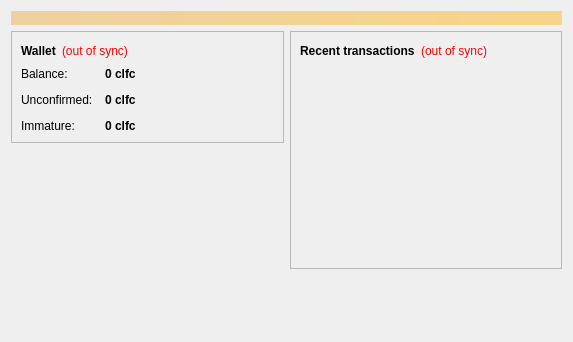
<?xml version="1.0" encoding="UTF-8"?>
<ui version="4.0">
 <class>OverviewPage</class>
 <widget class="QWidget" name="OverviewPage">
  <property name="geometry">
   <rect>
    <x>0</x>
    <y>0</y>
    <width>573</width>
    <height>342</height>
   </rect>
  </property>
  <property name="windowTitle">
   <string>Form</string>
  </property>
  <layout class="QVBoxLayout" name="topLayout">
   <item>
    <widget class="QLabel" name="labelAlerts">
     <property name="visible">
      <bool>false</bool>
     </property>
     <property name="styleSheet">
      <string notr="true">background-color: qlineargradient(x1: 0, y1: 0, x2: 1, y2: 0, stop:0 #F0D0A0, stop:1 #F8D488); color:#000000;</string>
     </property>
     <property name="wordWrap">
      <bool>true</bool>
     </property>
     <property name="margin">
      <number>3</number>
     </property>
    </widget>
   </item>
   <item>
    <layout class="QHBoxLayout" name="horizontalLayout" stretch="1,1">
     <item>
      <layout class="QVBoxLayout" name="verticalLayout_2">
       <item>
        <widget class="QFrame" name="frame">
         <property name="frameShape">
          <enum>QFrame::StyledPanel</enum>
         </property>
         <property name="frameShadow">
          <enum>QFrame::Raised</enum>
         </property>
         <layout class="QVBoxLayout" name="verticalLayout_4">
          <item>
           <layout class="QHBoxLayout" name="horizontalLayout_4">
            <item>
             <widget class="QLabel" name="label_5">
              <property name="font">
               <font>
                <weight>75</weight>
                <bold>true</bold>
               </font>
              </property>
              <property name="text">
               <string>Wallet</string>
              </property>
             </widget>
            </item>
            <item>
             <widget class="QLabel" name="labelWalletStatus">
              <property name="toolTip">
               <string>The displayed information may be out of date. Your wallet automatically synchronizes with the Calafatecoin network after a connection is established, but this process has not completed yet.</string>
              </property>
              <property name="styleSheet">
               <string notr="true">QLabel { color: red; }</string>
              </property>
              <property name="text">
               <string notr="true">(out of sync)</string>
              </property>
              <property name="alignment">
               <set>Qt::AlignLeading|Qt::AlignLeft|Qt::AlignVCenter</set>
              </property>
             </widget>
            </item>
            <item>
             <spacer name="horizontalSpacer_2">
              <property name="orientation">
               <enum>Qt::Horizontal</enum>
              </property>
              <property name="sizeHint" stdset="0">
               <size>
                <width>40</width>
                <height>20</height>
               </size>
              </property>
             </spacer>
            </item>
           </layout>
          </item>
          <item>
           <layout class="QFormLayout" name="formLayout_2">
            <property name="fieldGrowthPolicy">
             <enum>QFormLayout::AllNonFixedFieldsGrow</enum>
            </property>
            <property name="horizontalSpacing">
             <number>12</number>
            </property>
            <property name="verticalSpacing">
             <number>12</number>
            </property>
            <item row="0" column="0">
             <widget class="QLabel" name="label">
              <property name="text">
               <string>Balance:</string>
              </property>
             </widget>
            </item>
            <item row="0" column="1">
             <widget class="QLabel" name="labelBalance">
              <property name="font">
               <font>
                <weight>75</weight>
                <bold>true</bold>
               </font>
              </property>
              <property name="cursor">
               <cursorShape>IBeamCursor</cursorShape>
              </property>
              <property name="toolTip">
               <string>Your current balance</string>
              </property>
              <property name="text">
               <string notr="true">0 clfc</string>
              </property>
              <property name="textInteractionFlags">
               <set>Qt::LinksAccessibleByMouse|Qt::TextSelectableByKeyboard|Qt::TextSelectableByMouse</set>
              </property>
             </widget>
            </item>
            <item row="1" column="0">
             <widget class="QLabel" name="label_3">
              <property name="text">
               <string>Unconfirmed:</string>
              </property>
             </widget>
            </item>
            <item row="1" column="1">
             <widget class="QLabel" name="labelUnconfirmed">
              <property name="font">
               <font>
                <weight>75</weight>
                <bold>true</bold>
               </font>
              </property>
              <property name="cursor">
               <cursorShape>IBeamCursor</cursorShape>
              </property>
              <property name="toolTip">
               <string>Total of transactions that have yet to be confirmed, and do not yet count toward the current balance</string>
              </property>
              <property name="text">
               <string notr="true">0 clfc</string>
              </property>
              <property name="textInteractionFlags">
               <set>Qt::LinksAccessibleByMouse|Qt::TextSelectableByKeyboard|Qt::TextSelectableByMouse</set>
              </property>
             </widget>
            </item>
            <item row="2" column="0">
             <widget class="QLabel" name="labelImmatureText">
              <property name="text">
               <string>Immature:</string>
              </property>
             </widget>
            </item>
            <item row="2" column="1">
             <widget class="QLabel" name="labelImmature">
              <property name="font">
               <font>
                <weight>75</weight>
                <bold>true</bold>
               </font>
              </property>
              <property name="toolTip">
               <string>Mined balance that has not yet matured</string>
              </property>
              <property name="text">
               <string notr="true">0 clfc</string>
              </property>
              <property name="textInteractionFlags">
               <set>Qt::LinksAccessibleByMouse|Qt::TextSelectableByKeyboard|Qt::TextSelectableByMouse</set>
              </property>
             </widget>
            </item>
           </layout>
          </item>
         </layout>
        </widget>
       </item>
       <item>
        <spacer name="verticalSpacer">
         <property name="orientation">
          <enum>Qt::Vertical</enum>
         </property>
         <property name="sizeHint" stdset="0">
          <size>
           <width>20</width>
           <height>40</height>
          </size>
         </property>
        </spacer>
       </item>
      </layout>
     </item>
     <item>
      <layout class="QVBoxLayout" name="verticalLayout_3">
       <item>
        <widget class="QFrame" name="frame_2">
         <property name="frameShape">
          <enum>QFrame::StyledPanel</enum>
         </property>
         <property name="frameShadow">
          <enum>QFrame::Raised</enum>
         </property>
         <layout class="QVBoxLayout" name="verticalLayout">
          <item>
           <layout class="QHBoxLayout" name="horizontalLayout_2">
            <item>
             <widget class="QLabel" name="label_4">
              <property name="text">
               <string>&lt;b&gt;Recent transactions&lt;/b&gt;</string>
              </property>
             </widget>
            </item>
            <item>
             <widget class="QLabel" name="labelTransactionsStatus">
              <property name="toolTip">
               <string>The displayed information may be out of date. Your wallet automatically synchronizes with the Calafatecoin network after a connection is established, but this process has not completed yet.</string>
              </property>
              <property name="styleSheet">
               <string notr="true">QLabel { color: red; }</string>
              </property>
              <property name="text">
               <string notr="true">(out of sync)</string>
              </property>
              <property name="alignment">
               <set>Qt::AlignRight|Qt::AlignTrailing|Qt::AlignVCenter</set>
              </property>
             </widget>
            </item>
            <item>
             <spacer name="horizontalSpacer">
              <property name="orientation">
               <enum>Qt::Horizontal</enum>
              </property>
              <property name="sizeHint" stdset="0">
               <size>
                <width>40</width>
                <height>20</height>
               </size>
              </property>
             </spacer>
            </item>
           </layout>
          </item>
          <item>
           <widget class="QListView" name="listTransactions">
            <property name="styleSheet">
             <string notr="true">QListView { background: transparent; }</string>
            </property>
            <property name="frameShape">
             <enum>QFrame::NoFrame</enum>
            </property>
            <property name="verticalScrollBarPolicy">
             <enum>Qt::ScrollBarAlwaysOff</enum>
            </property>
            <property name="horizontalScrollBarPolicy">
             <enum>Qt::ScrollBarAlwaysOff</enum>
            </property>
            <property name="selectionMode">
             <enum>QAbstractItemView::NoSelection</enum>
            </property>
           </widget>
          </item>
         </layout>
        </widget>
       </item>
       <item>
        <spacer name="verticalSpacer_2">
         <property name="orientation">
          <enum>Qt::Vertical</enum>
         </property>
         <property name="sizeHint" stdset="0">
          <size>
           <width>20</width>
           <height>40</height>
          </size>
         </property>
        </spacer>
       </item>
      </layout>
     </item>
    </layout>
   </item>
  </layout>
 </widget>
 <resources/>
 <connections/>
</ui>
